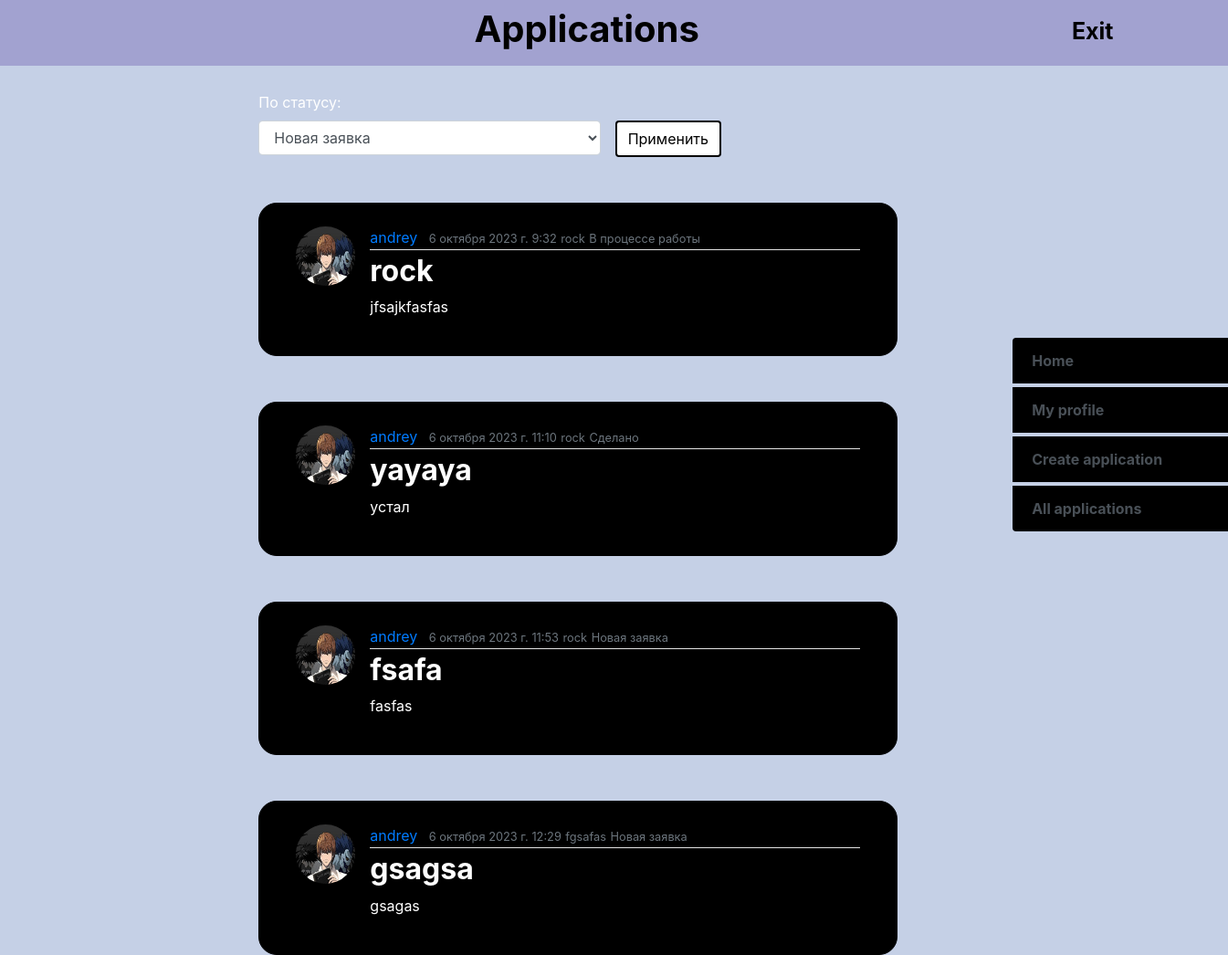
Screenshot of / (signed in) with the database file from the repository.
### app/models.py (models this page shows, shortened)
class DesignRequest(models.Model):
    STATUS_CHOICES = [('new', 'Новая'), ('in_progress', 'Принято в работу'),('completed', 'Выполнено'),
    ]
    title = models.CharField(max_length=100)
    content = models.TextField()
    created_at = models.DateTimeField(auto_now_add=True)
    updated_at = models.DateTimeField(auto_now=True)
    user = models.ForeignKey(User, on_delete=models.CASCADE)
    image = models.ImageField(upload_to='images')
    category = models.ForeignKey(Category, on_delete=models.CASCADE)
    status = models.CharField(max_length=20, choices=STATUS_CHOICES, default='new')
    comment = models.TextField(null=True, blank=True)
    image_after = models.ImageField(upload_to='images', null=True, blank=True)

class Category(models.Model):
    title = models.CharField(max_length=100)
    def __str__(self):
        return self.title

### user/models.py (models this page shows, shortened)
class Profile(models.Model):
    user = models.OneToOneField(User, on_delete=models.CASCADE)
    image = models.ImageField(default='default.jpg', upload_to='profile_pics')

### app/views.py (the view, shortened to what this page needs)
# urls.py: path('', design_request_list, name='request-home'),
@login_required
def design_request_list(request, username=None):
    status = request.GET.get("status")
    user = get_object_or_404(User, username=request.user.username)
    if user.is_superuser:
        design_requests = DesignRequest.objects.all()
        context = { 'design_requests': design_requests }
        if status:
            design_requests = DesignRequest.objects.filter(status=status).order_by("created_at")
            context = { 'design_requests': design_requests, "status": status }
        if username:
            user = get_object_or_404(User, username=username)
            design_requests = DesignRequest.objects.filter(user=user)
            context = { 'design_requests': design_requests, "status": status }
        return render(request, 'design/user_design_requests.html', context)
    else:
        design_requests = DesignRequest.objects.filter(user=user)
        len_design_request = DesignRequest.objects.filter(user=user).count()
        context = { 'design_requests': design_requests }
        if status:
            design_requests = design_requests = DesignRequest.objects.filter(user=user, status=status).order_by("created_at")
            context = { 'design_requests': design_requests, "status": status }
        return render(request, 'design/user_design_requests.html', context)

### app/templates/design/user_design_requests.html (shortened to what this page needs)
{% extends 'design/base.html' %}
{% block content %}
{% if page != 'home' %}
<div class="form-group">
	<form method="GET">
		<label for="exampleFormControlSelect1">По статусу:</label>
		<div class="d-flex">
			<select name="status" class="form-control" id="exampleFormControlSelect1">
				<option {% if status == "new" %} selected {% endif %} name="new" value="new">Новая заявка</option>
			</select>
			<button type="submit" class="btn btn-primary ml-3">Применить</button>
		</div>
	</form>
</div>
{% endif %}
{% for design_request in design_requests %}
<article class="media content-section">
	<img class="rounded-circle article-img" src="{{ design_request.user.profile.image.url }}" />
	<div class="media-body">
		<div class="article-metadata">
			{% if user.is_superuser %}
			<a class="mr-2" href="{% url 'design_request_list' %}">{{ design_request.user.username }}</a>
			{% else %}
			<a class="mr-2" href="{% url 'design_request_list'  %}">{{ design_request.user.username }}</a>
			{% endif %}
			<small class="text-muted">{{ design_request.created_at }}</small>
			<small class="text-muted">{{ design_request.category }}</small>
			<small class="text-muted">
				{% if design_request.status == 'new' %} Новая заявка {% endif %}
				{% if design_request.status == 'in_progress' %}В процессе работы {% endif %}
				{% if design_request.status == 'completed' %} Сделано {% endif %}
			</small>
		</div>
		<h2>
			<a class="article-title" href="{% url 'design_request_detail' design_request.id %}">{{ design_request.title}}</a>
		</h2>
		<p class="article-content">{{ design_request.content }}</p>
	</div>
</article>
{% endfor %}
{% endblock %}

### app/templates/design/base.html (shortened to what this page needs)
{% load static %}
<!DOCTYPE html>
<html>
<head>
	<link rel="stylesheet" href="https://maxcdn.bootstrapcdn.com/bootstrap/4.0.0/css/bootstrap.min.css">
	<link rel="stylesheet" type="text/css" href="{% static 'design/main.css' %}">
</head>
<body>
	<header class="site-header">
		<nav class="navbar navbar-expand-md navbar-dark bg-steel fixed-top">
			<div class="container">
				<div class="collapse navbar-collapse" id="navbarToggle">
					<div class="navbar-nav">
						{% if user.is_authenticated %}
						<h1 class="header_name">Applications</h1>
						<a class="nav-item nav-link" href="{% url 'logout' %}">Exit</a>
						{% else %}
						<a class="nav-item nav-link" href="{% url 'login' %}">Login</a>
						<a class="nav-item nav-link" href="{% url 'register' %}">Sign in</a>
						{% endif %}
					</div>
				</div>
			</div>
		</nav>
	</header>
	<main role="main" class="container">
		<div class="row">
			{% if user.is_authenticated %}
			<div class="col-md-4">
				<div class="list-group">
					<a href="{% url 'design_request_list' %}?sort=date&filter=completed" class="list-group-item list-group-item-action">Home</a>
					<a href="{% url 'profile' %}" class="list-group-item list-group-item-action" aria-current="true">My profile</a>
					{% if user.is_superuser %}
					<a href="{% url 'design_request_list' %}" class="list-group-item list-group-item-action">All applications</a>
					<a href="{% url 'category_list' %}" class="list-group-item list-group-item-action">All category</a>
					<a href="{% url 'category_create' %}" class="list-group-item list-group-item-action">Create category</a>
					{% else %}
					<a href="{% url 'design_request_create' %}" class="list-group-item list-group-item-action">Create application</a>
					<a href="{% url 'design_request_list' %}" class="list-group-item list-group-item-action">All applications</a>
					{% endif %}
				</div>
			</div>
			{% endif %}
			<div class="col-md-8">
				{% block content %}
				{% endblock %}
			</div>
		</div>
	</main>
</body>
</html>

### app/static/design/main.css (style rules this page uses)
body { position:relative; margin-right:540px; color: #222831; background:#C5D0E6; margin-top: 100px; }
.header_name { margin-right:400px; color:white; font-size:40px; }
h1 { color: #00ADB5; font-weight:700; }
h2 { color: #444444; font-weight:700; }
.bg-steel { background-color: #5f788a; }
.navbar { background:#A2A2D0; }
.site-header .navbar-nav .nav-link { color: black; font-size:25px; }
label, input { margin-right:15px; }
.content-section { width:700px; background: black; margin-top:50px; padding: 25px 40px; border: 1px solid black; border-radius: 20px; }
.row { display:flex; justify-content:center; }
.article-content { color:white; }
.article-title { color: white; }
.nav-link { color:black; }
.form-group { color:white; }
.article-content { white-space: pre-line; }
.article-img { height: 65px; width: 65px; margin-right: 16px; }
.article-metadata { padding-bottom: 1px; margin-bottom: 4px; border-bottom: 1px solid #e3e3e3 }
.nav-item { font-weight:bold; }
.btn { border:2px solid black; color:black; background:white; }
.list-group { margin-top:120px; border-radius:20px; display:flex; gap:5px; }
.list-group { margin-left:2200px; }
.col-md-4 { border-radius:20px; margin-top:150px; height:680px; display:flex; gap:50px; justify-content:center; width:150px; }
.list-group-item { background:black; width:250px; font-weight:bold; }
.header_name { color:black; }

### rows the page displays
DesignRequest: user.profile.image (picture), user.username "andrey", created_at "6 октября 2023 г. 9:32", category "rock", status "В процессе работы", title "rock", content "jfsajkfasfas"
DesignRequest: user.profile.image (picture), user.username "andrey", created_at "6 октября 2023 г. 11:10", category "rock", status "Сделано", title "yayaya", content "устал"
DesignRequest: user.profile.image (picture), user.username "andrey", created_at "6 октября 2023 г. 11:53", category "rock", status "Новая заявка", title "fsafa", content "fasfas"
DesignRequest: user.profile.image (picture), user.username "andrey", created_at "6 октября 2023 г. 12:29", category "fgsafas", status "Новая заявка", title "gsagsa", content "gsagas"
